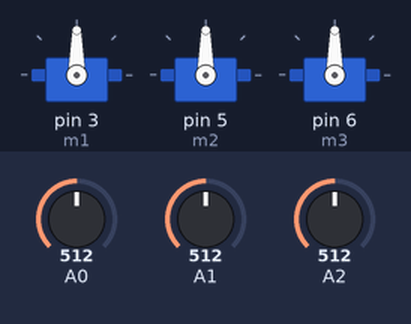
A sketch run on a simulated Arduino Uno, built with avr-gcc and run on an emulated ATmega328P. Parts: 3 × servo. The test bench sets the inputs (shaded band); at power-on: A0 = 512, A1 = 512, A2 = 512.

Above: at 1.2 s.
1.3 s: A0 set to 716
At 1.8 s:
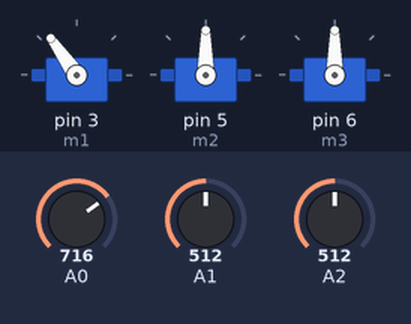
2.8 s: A1 set to 716
At 4.0 s:
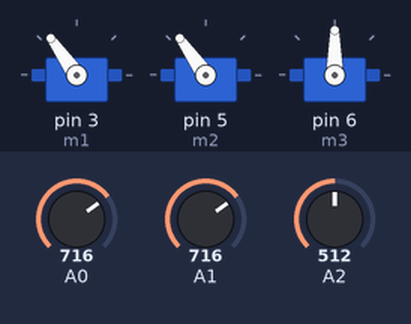
4.3 s: A2 set to 716
At 5.2 s:
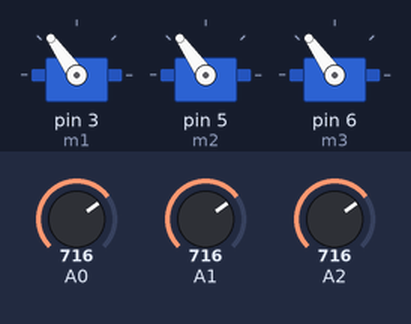
5.8 s: A0 set to 900
At 6.4 s:
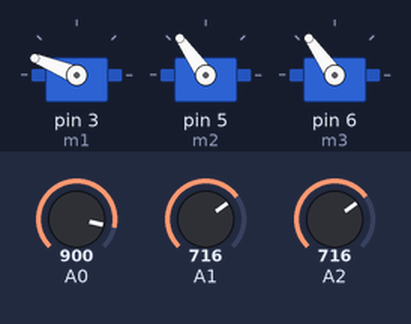
7.3 s: A1 set to 900
At 8.5 s:
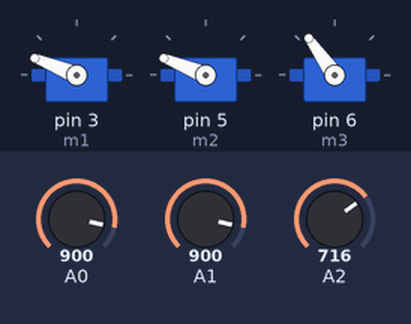
8.8 s: A2 set to 900
At 9.9 s:
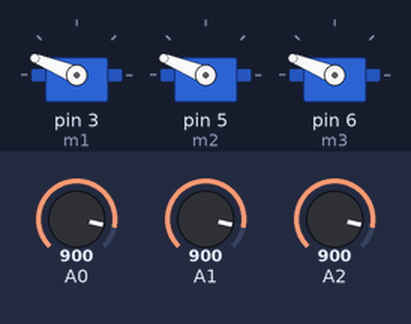
Timing chart, 0 to 11.3 s (numbered marks = the images above; inputs shaded):
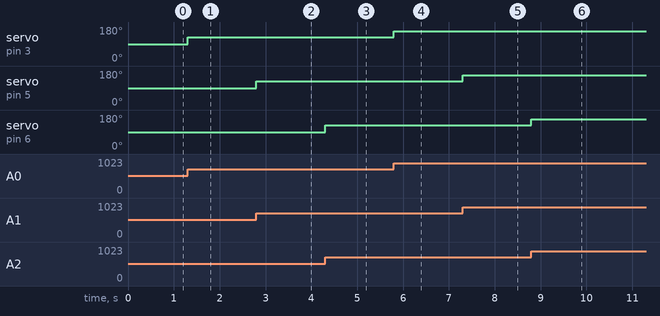

Measured:
- after the input at 1.3 s, servo on pin 3 (m1): 90° → 125° at once
- after the input at 2.8 s, servo on pin 5 (m2): 90° → 125° at once
- after the input at 4.3 s, servo on pin 6 (m3): 90° → 125° at once
- after the input at 5.8 s, servo on pin 3 (m1): 125° → 158° at once
- after the input at 7.3 s, servo on pin 5 (m2): 125° → 158° at once
- after the input at 8.8 s, servo on pin 6 (m3): 125° → 158° at once

The sketch:

servo_motor_with_test_borad.ino
```cpp
#include <Servo.h>

Servo m1;  // create servo object to control a servo
Servo m2;  // create servo object to control a servo
Servo m3;
int angle1,angle2,angle3;    // variable to store the servo position

void setup() {
  m1.attach(3);  // attaches the servo on pin 9 to the servo object
  m2.attach(5);
  m3.attach(6);}

void loop() {
  angle1=analogRead(0);
  angle1=map(angle1,0,1023,0,180);
  m1.write(angle1);

  angle2=analogRead(1);
  angle2=map(angle2,0,1023,0,180);
  m2.write(angle2);

  angle3=analogRead(2);
  angle3=map(angle3,0,1023,0,180);
  m3.write(angle3);
  }
```
